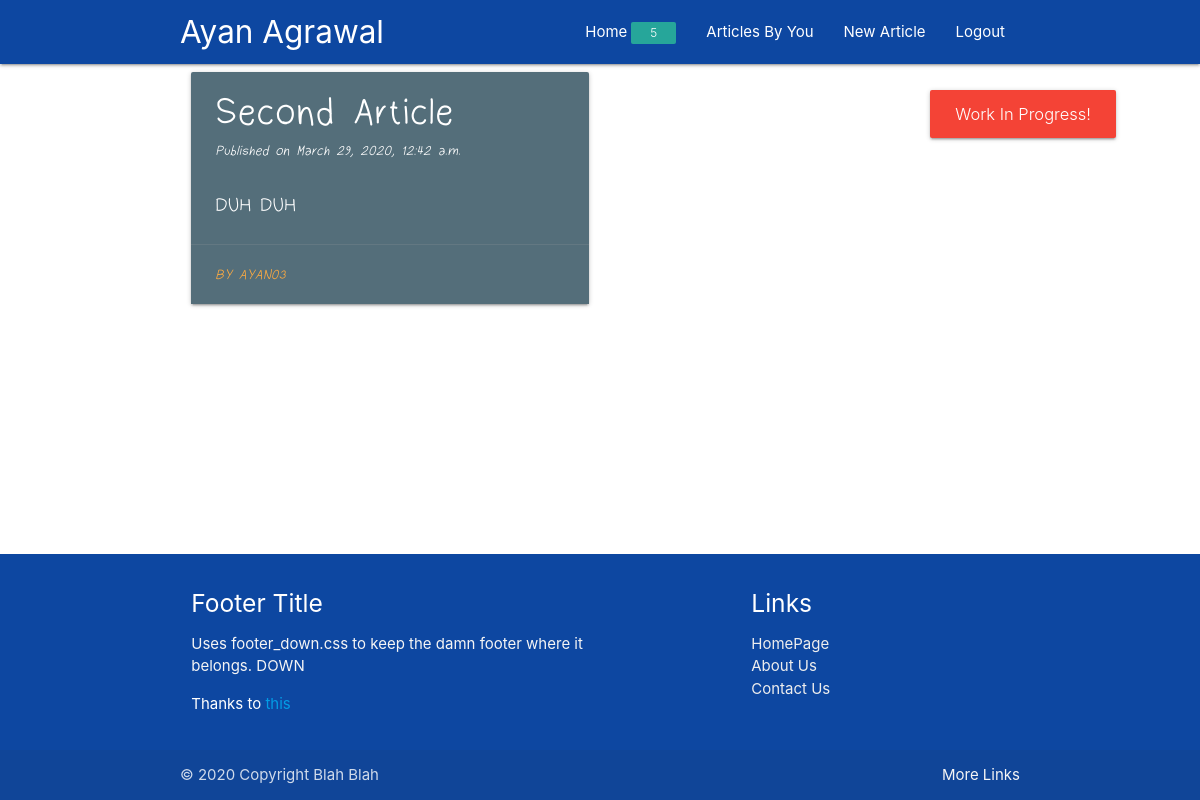
/user/1 (signed in), run on an earlier commit of the app's database.
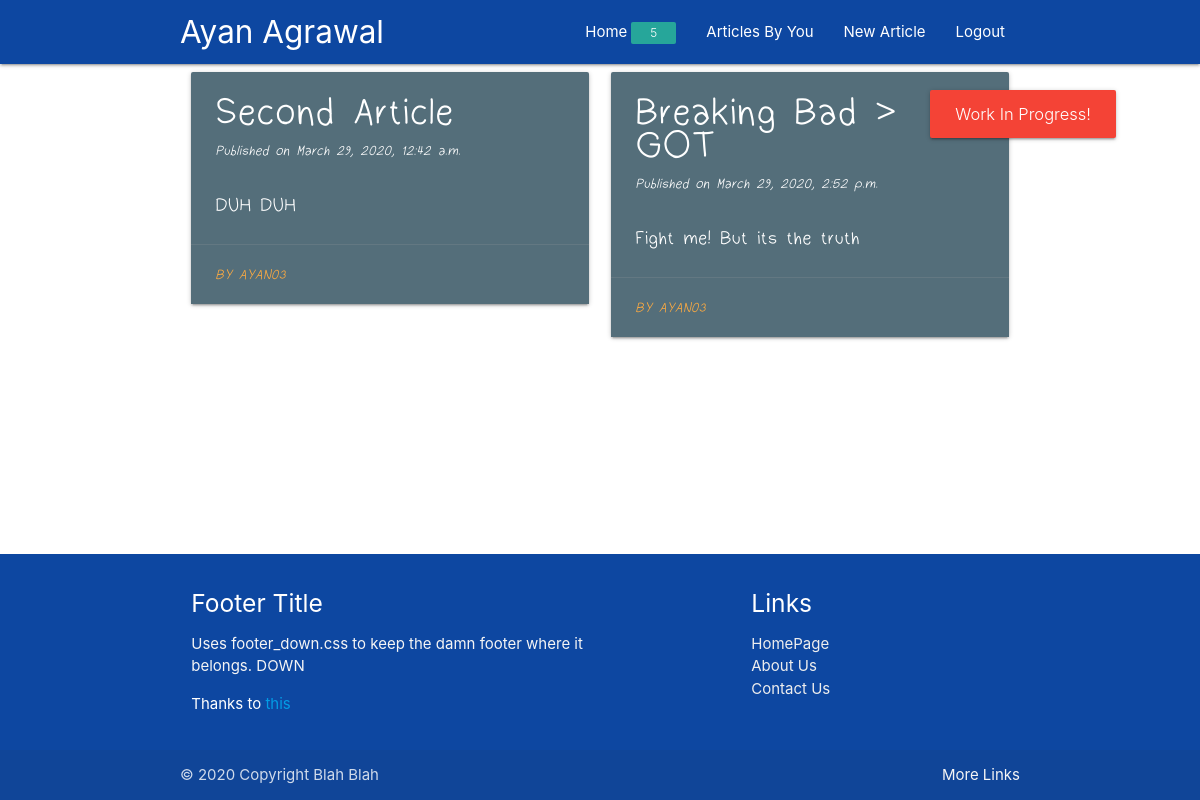
And on a later commit of the database.
### blog/models.py (models this page shows, shortened)
class Article(models.Model):
    article_title = models.CharField(max_length=200)
    article_content = models.TextField()
    pub_date = models.DateTimeField('date published', default=datetime.now)
    article_author = models.ForeignKey(User, default=None, on_delete=models.CASCADE)

### blog/views.py (the view)
# urls.py: path('user/<int:article_id>', views.user_profile, name="user"),
def user_profile(request, article_id):
    user = request.user
    articles = Article.objects.filter(article_author= user)
    messages.error(request, "Work In Progress!")
    return render(request, 'blog/profile.html', context={"articles": articles})

### blog/templates/blog/profile.html
{% extends "blog/base.html" %}
{% load static %}
{% block content %}
    <div class="row">
            {% for article in articles %}
                    {% include "blog/article_card.html" %}
            {% endfor %}
    </div>
{% endblock content %}

### blog/templates/blog/article_card.html (shortened to what this page needs)
<a href="{% url 'blog:article' article.id %}">
    <object>
    <div class="FontMarket">
        <div class="col m6">
            <div class="card blue-grey darken-1 hoverable">
                <div class="card-content white-text">
                    <span class="card-title " style="font-size: 200%"><strong
                            style="font-size: 110%">{{ article.article_title }}</strong></span>
                    <i style="font-size:80%">Published on {{ article.pub_date }}</i>
                    <br>
                    <br>
                    <p style="font-size: 110%">{{ article.article_content|safe|truncatechars:200 }}</p>
                </div>
                <div class="card-action">
                    <i style="font-size:80%"><a href="">By {{ article.article_author }}</a></i>
                </div>
            </div>
        </div>
    </div>
    </object>
</a>

What changed in the data, as far as the page shows it:
added Article: article_title "Breaking Bad > GOT", pub_date "March 29, 2020, 2:52 p.m.", article_content "Fight me! But its the truth", article_author "AYAN03"
